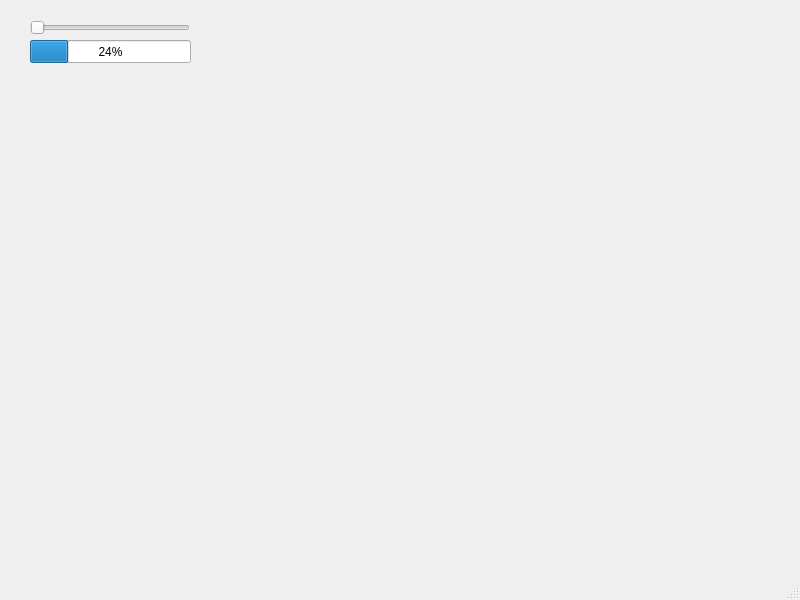
<?xml version="1.0" encoding="UTF-8"?>
<ui version="4.0">
 <class>MainWindow</class>
 <widget class="QMainWindow" name="MainWindow">
  <property name="geometry">
   <rect>
    <x>0</x>
    <y>0</y>
    <width>800</width>
    <height>600</height>
   </rect>
  </property>
  <property name="windowTitle">
   <string>MainWindow</string>
  </property>
  <widget class="QWidget" name="centralwidget">
   <widget class="QSlider" name="horizontalSlider">
    <property name="geometry">
     <rect>
      <x>30</x>
      <y>20</y>
      <width>160</width>
      <height>16</height>
     </rect>
    </property>
    <property name="orientation">
     <enum>Qt::Horizontal</enum>
    </property>
   </widget>
   <widget class="QProgressBar" name="progressBar">
    <property name="geometry">
     <rect>
      <x>30</x>
      <y>40</y>
      <width>161</width>
      <height>23</height>
     </rect>
    </property>
    <property name="value">
     <number>24</number>
    </property>
   </widget>
  </widget>
  <widget class="QMenuBar" name="menubar">
   <property name="geometry">
    <rect>
     <x>0</x>
     <y>0</y>
     <width>800</width>
     <height>17</height>
    </rect>
   </property>
  </widget>
  <widget class="QStatusBar" name="statusbar"/>
 </widget>
 <resources/>
 <connections>
  <connection>
   <sender>horizontalSlider</sender>
   <signal>valueChanged(int)</signal>
   <receiver>progressBar</receiver>
   <slot>setValue(int)</slot>
   <hints>
    <hint type="sourcelabel">
     <x>63</x>
     <y>46</y>
    </hint>
    <hint type="destinationlabel">
     <x>161</x>
     <y>62</y>
    </hint>
   </hints>
  </connection>
 </connections>
</ui>
